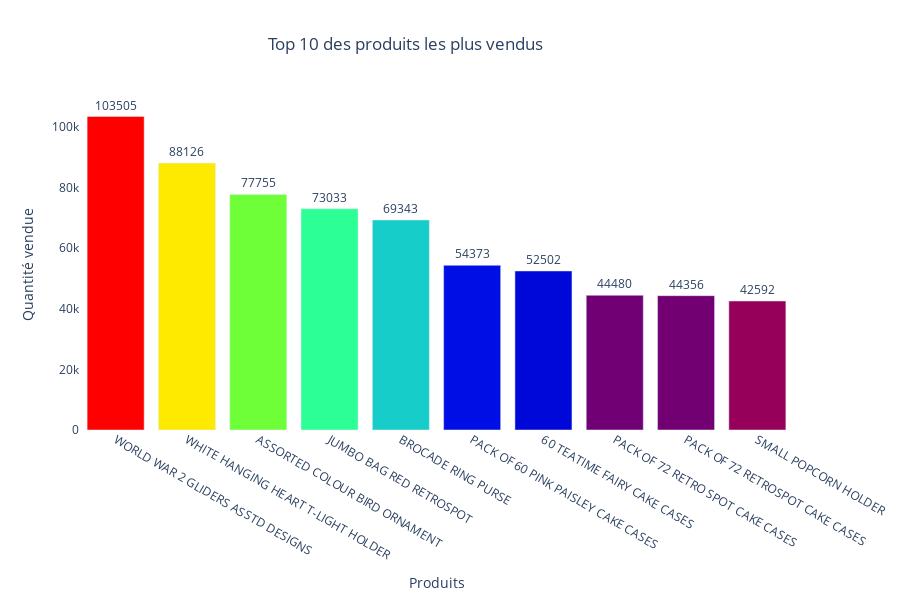

The notebook cell saved with this chart:
### Code cell
fig = go.Figure(data=[
    go.Bar(name='Produits les plus vendus', 
           x=df_products_desc['Description'].astype(str), 
           y=df_products_desc['Quantity'],
           marker_opacity=1,
           marker={'color': df_products_desc['Quantity'],
                   'colorscale': 'Rainbow'})
    ])

fig.update_traces(text=df_products_desc['Quantity'],
                  textposition='outside')

fig.update_layout(title='Top 10 des produits les plus vendus',
                  title_x=0.45,
                  xaxis_title="Produits",
                  yaxis_title="Quantité vendue",
                  plot_bgcolor='white',
                  height = 600)
fig.show()

### Figure 1 — Plotly figure (JSON) as saved in the notebook; plotly's stock layout.template omitted (floating-point values rounded to 4 significant figures)
{"data": [{"marker": {"color": [103505, 88126, 77755, 73033, 69343, 54373, 52502, 44480, 44356, 42592], "colorscale": [[0, "rgb(150,0,90)"], [0.125, "rgb(0,0,200)"], [0.25, "rgb(0,25,255)"], [0.375, "rgb(0,152,255)"], [0.5, "rgb(44,255,150)"], [0.625, "rgb(151,255,0)"], [0.75, "rgb(255,234,0)"], [0.875, "rgb(255,111,0)"], [1, "rgb(255,0,0)"]], "opacity": 1}, "name": "Produits les plus vendus", "text": [103505, 88126, 77755, 73033, 69343, 54373, 52502, 44480, 44356, 42592], "textposition": "outside", "type": "bar", "x": ["WORLD WAR 2 GLIDERS ASSTD DESIGNS", "WHITE HANGING HEART T-LIGHT HOLDER", "ASSORTED COLOUR BIRD ORNAMENT", "JUMBO BAG RED RETROSPOT", "BROCADE RING PURSE ", "PACK OF 60 PINK PAISLEY CAKE CASES", "60 TEATIME FAIRY CAKE CASES", "PACK OF 72 RETRO SPOT CAKE CASES", "PACK OF 72 RETROSPOT CAKE CASES", "SMALL POPCORN HOLDER"], "y": [103505, 88126, 77755, 73033, 69343, 54373, 52502, 44480, 44356, 42592]}], "layout": {"height": 600, "plot_bgcolor": "white", "title": {"text": "Top 10 des produits les plus vendus", "x": 0.45}, "xaxis": {"title": {"text": "Produits"}}, "yaxis": {"title": {"text": "Quantité vendue"}}}}
